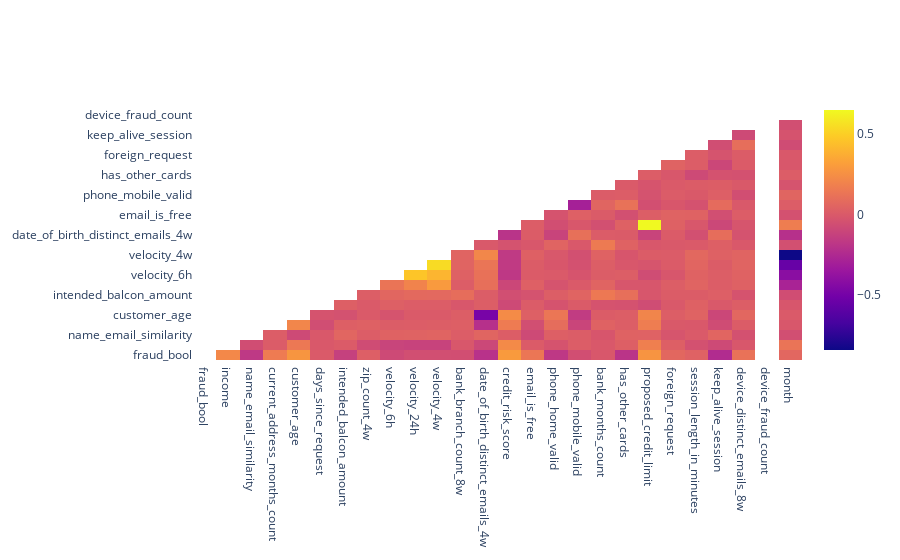

Notebook cell for this chart:
### Code cell
### Correlation
def display_corr_matrix(dataset):
    corr = dataset.select_dtypes(exclude=['object']).corr()
    mask = np.tril(np.ones(corr.shape)).astype(bool)
    corr = corr.where(~mask)
    
    trace = go.Heatmap(z=corr.values,
                       x=corr.index.values,
                       y=corr.columns.values)

    fig = go.Figure()
    fig.add_trace(trace)
    fig.update_layout(
        plot_bgcolor='rgba(0,0,0,0)',
        xaxis=dict(showgrid=False),
        yaxis=dict(showgrid=False)
    )
    fig.show()

display_corr_matrix(fraud_df_mv_b)

### Figure 1 — Plotly figure (JSON) as saved in the notebook; plotly's stock layout.template omitted (floating-point values rounded to 4 significant figures; data arrays with more than 128 entries replaced by an {"elided": "..."} marker saying what was removed)
{"data": [{"type": "heatmap", "x": ["fraud_bool", "income", "name_email_similarity", "current_address_months_count", "customer_age", "days_since_request", "intended_balcon_amount", "zip_count_4w", "velocity_6h", "velocity_24h", "velocity_4w", "bank_branch_count_8w", "date_of_birth_distinct_emails_4w", "credit_risk_score", "email_is_free", "phone_home_valid", "phone_mobile_valid", "bank_months_count", "has_other_cards", "proposed_credit_limit", "foreign_request", "session_length_in_minutes", "keep_alive_session", "device_distinct_emails_8w", "device_fraud_count", "month"], "y": ["fraud_bool", "income", "name_email_similarity", "current_address_months_count", "customer_age", "days_since_request", "intended_balcon_amount", "zip_count_4w", "velocity_6h", "velocity_24h", "velocity_4w", "bank_branch_count_8w", "date_of_birth_distinct_emails_4w", "credit_risk_score", "email_is_free", "phone_home_valid", "phone_mobile_valid", "bank_months_count", "has_other_cards", "proposed_credit_limit", "foreign_request", "session_length_in_minutes", "keep_alive_session", "device_distinct_emails_8w", "device_fraud_count", "month"], "z": {"elided": "26x26 float values"}}], "layout": {"plot_bgcolor": "rgba(0,0,0,0)", "xaxis": {"showgrid": false}, "yaxis": {"showgrid": false}}}
